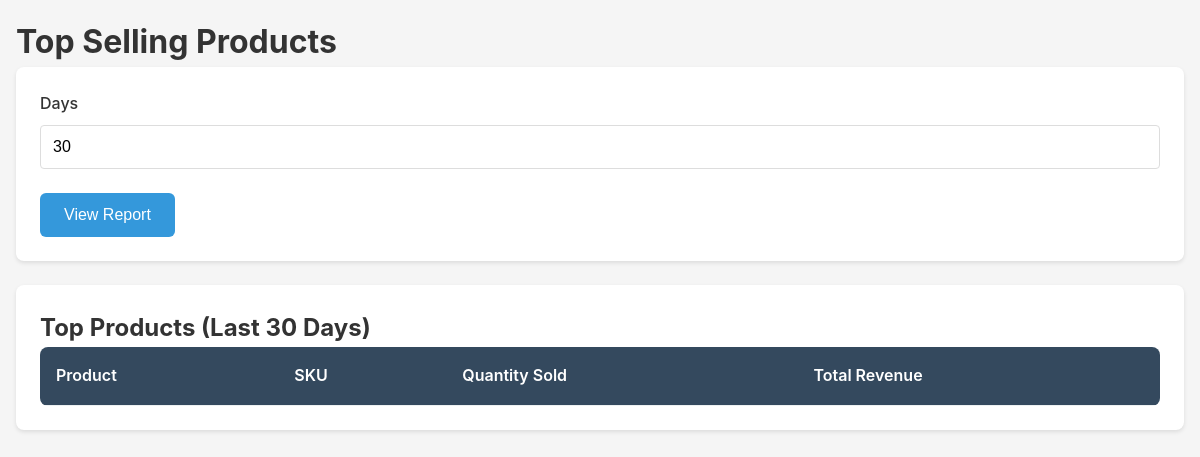
The page /reports/top-products (signed in) on the database as committed earlier.
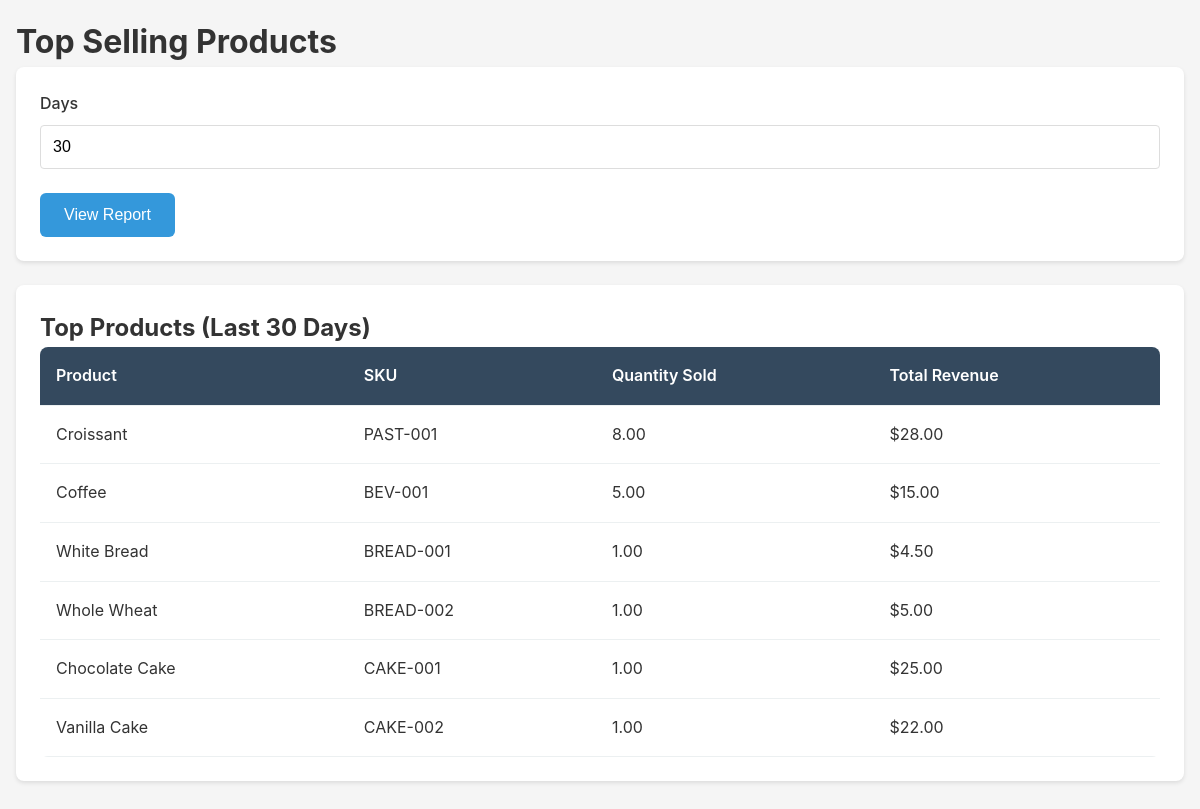
The same page on the database as committed later.
### app/models/product.py (models this page shows)
class Product(Base):
    __tablename__ = "products"
    id = Column(Integer, primary_key=True, index=True)
    sku = Column(String(50), unique=True, nullable=False, index=True)
    name = Column(String(200), nullable=False)
    category_id = Column(Integer, ForeignKey("categories.id"), nullable=False)
    price = Column(Numeric(10, 2), nullable=False)
    cost = Column(Numeric(10, 2), default=0)
    taxable = Column(Boolean, default=True)
    custom_tax_rate = Column(Numeric(5, 4), nullable=True)  # Custom tax rate for this product (e.g., 0.15 for 15%)
    is_active = Column(Boolean, default=True)
    on_hand = Column(Numeric(10, 2), default=0)
    created_at = Column(DateTime(timezone=True), server_default=func.now())
    category = relationship("Category", back_populates="products")
    sale_lines = relationship("SaleLine", back_populates="product")

### app/routers/reports.py (the view)
@router.get("/reports/top-products", response_class=HTMLResponse)
async def top_products_report(
    request: Request,
    days: int = Query(30),
    user_data: dict = Depends(require_auth),
    db: Session = Depends(get_db)
):
    start_date = datetime.now() - timedelta(days=days)
    top_products = db.query(
        Product.id,
        Product.name,
        Product.sku,
        func.sum(SaleLine.qty).label('total_qty'),
        func.sum(SaleLine.line_total).label('total_revenue')
    ).join(
        SaleLine, SaleLine.product_id == Product.id
    ).join(
        Sale, Sale.id == SaleLine.sale_id
    ).filter(
        Sale.datetime >= start_date,
        Sale.status != "voided"
    ).group_by(
        Product.id, Product.name, Product.sku
    ).order_by(
        desc('total_qty')
    ).limit(20).all()
    return templates.TemplateResponse(
        "reports/top_products.html",
        {
            "request": request,
            "top_products": top_products,
            "days": days
        }
    )

### app/templates/reports/top_products.html (shortened to what this page needs)
{% extends "base.html" %}
{% block content %}
<h1>Top Selling Products</h1>
<div class="card">
    <form method="get" action="/reports/top-products">
        <div class="form-group">
            <label>Days</label>
            <input type="number" name="days" value="{{ days }}" min="1">
        </div>
        <button type="submit" class="btn btn-primary">View Report</button>
    </form>
</div>
<div class="card">
    <h2>Top Products (Last {{ days }} Days)</h2>
    <table class="table">
        <thead>
            <tr>
                <th>Product</th>
                <th>SKU</th>
                <th>Quantity Sold</th>
                <th>Total Revenue</th>
            </tr>
        </thead>
        <tbody>
            {% for product in top_products %}
            <tr>
                <td>{{ product.name }}</td>
                <td>{{ product.sku }}</td>
                <td>{{ "%.2f"|format(product.total_qty) }}</td>
                <td>${{ "%.2f"|format(product.total_revenue) }}</td>
            </tr>
            {% endfor %}
        </tbody>
    </table>
</div>
{% endblock %}

Rows that differ between the two databases and show on the page:
now on this page (row edited): Product: name "Croissant", sku "PAST-001", total_qty "8.00", total_revenue "28.00"
now on this page (row edited): Product: name "Coffee", sku "BEV-001", total_qty "5.00", total_revenue "15.00"
now on this page (row edited): Product: name "White Bread", sku "BREAD-001", total_qty "1.00", total_revenue "4.50"
now on this page (row edited): Product: name "Whole Wheat", sku "BREAD-002", total_qty "1.00", total_revenue "5.00"
now on this page (row edited): Product: name "Chocolate Cake", sku "CAKE-001", total_qty "1.00", total_revenue "25.00"
now on this page (row edited): Product: name "Vanilla Cake", sku "CAKE-002", total_qty "1.00", total_revenue "22.00"
